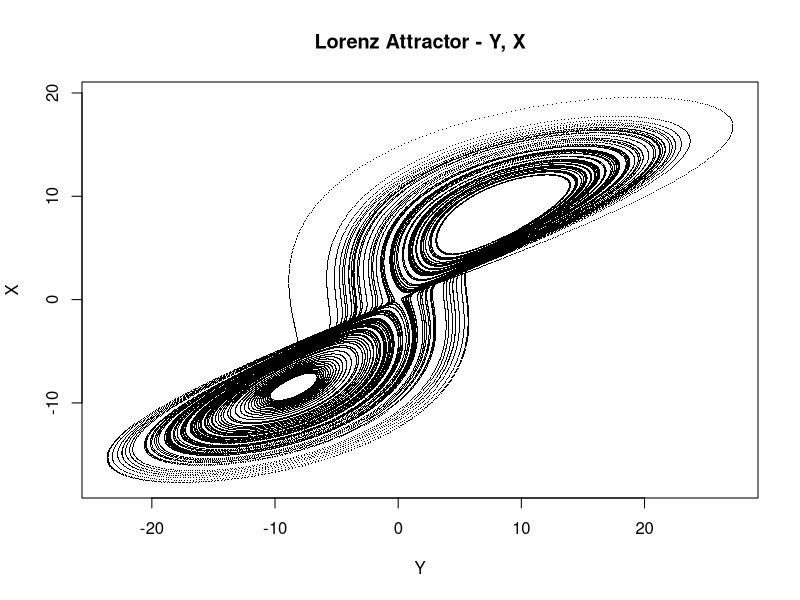
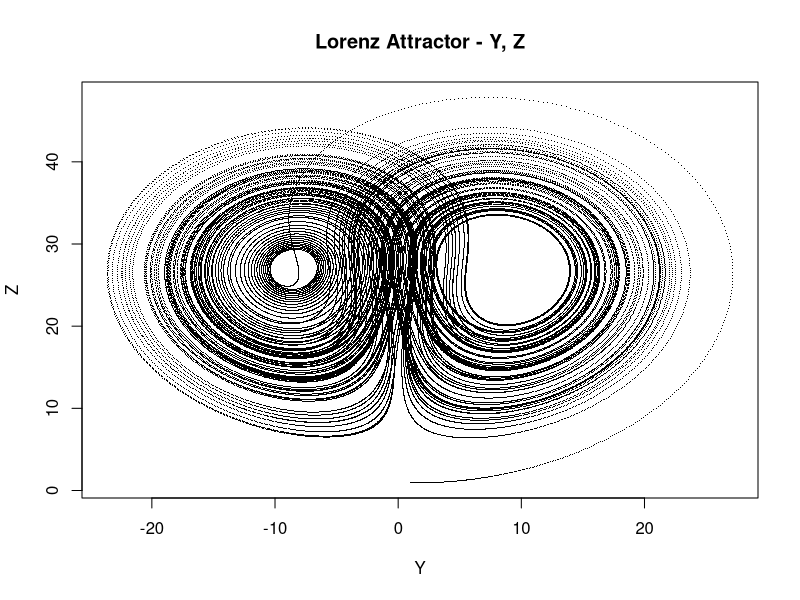
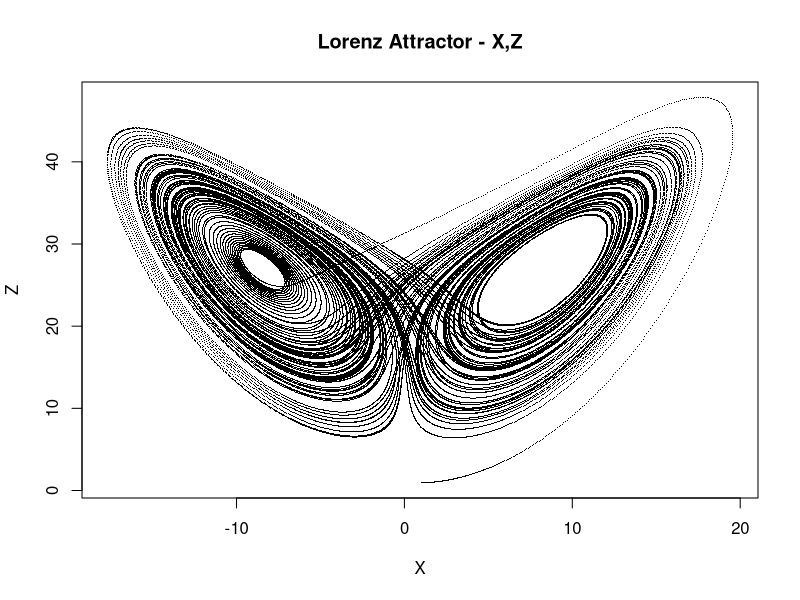

R code for these plots, in order:
###########################################
###   1. Lorenz differential equation   ###

# s, r, b can be any real number.
# The 10, 28, 8/3 are the numbers with which Lorenz studied the Equation.
para <- c(s = 10, r = 28, b = 8/3)
point <- c(x = 1, y = 1, z = 1)  #Initial point
t <- seq(0, 100, by = 0.001)

lorenz <- function(t, point, para) {
  with(as.list(c(point, para)), {
  matr1 <- rbind(c(-s, s, 0), c(r, -1, 0), c(0, 0, -b))
  matr2 <- c(x,y,z)
  matr3 <- c(0, -x*z, x*y)
  res <- (matr1 %*% matr2 + matr3)
  list(c(res[1], res[2], res[3]))
  })
}



###################
###   2. Plot   ###

#install.packages("deSolve")
library(deSolve)
points <- ode(y = point, times = t, func = lorenz, parms = para)

plot(points[, "y"], points[, "x"],
     pch = ".",
     main = "Lorenz Attractor - Y, X",
     xlab = "Y",
     ylab = "X")

plot(points[, "y"], points[, "z"],
     pch = ".",
     main = "Lorenz Attractor - Y, Z",
     xlab = "Y",
     ylab = "Z")

# And the most famous one:
plot(points[, "x"], points[, "z"],
     pch = ".",
     main = "Lorenz Attractor - X,Z",
     xlab = "X",
     ylab = "Z")



#####################
###   3. Export   ###

# To txt
write.table(points, file = "lorenz.txt", sep = "\t",
            row.names = TRUE, col.names = TRUE)
